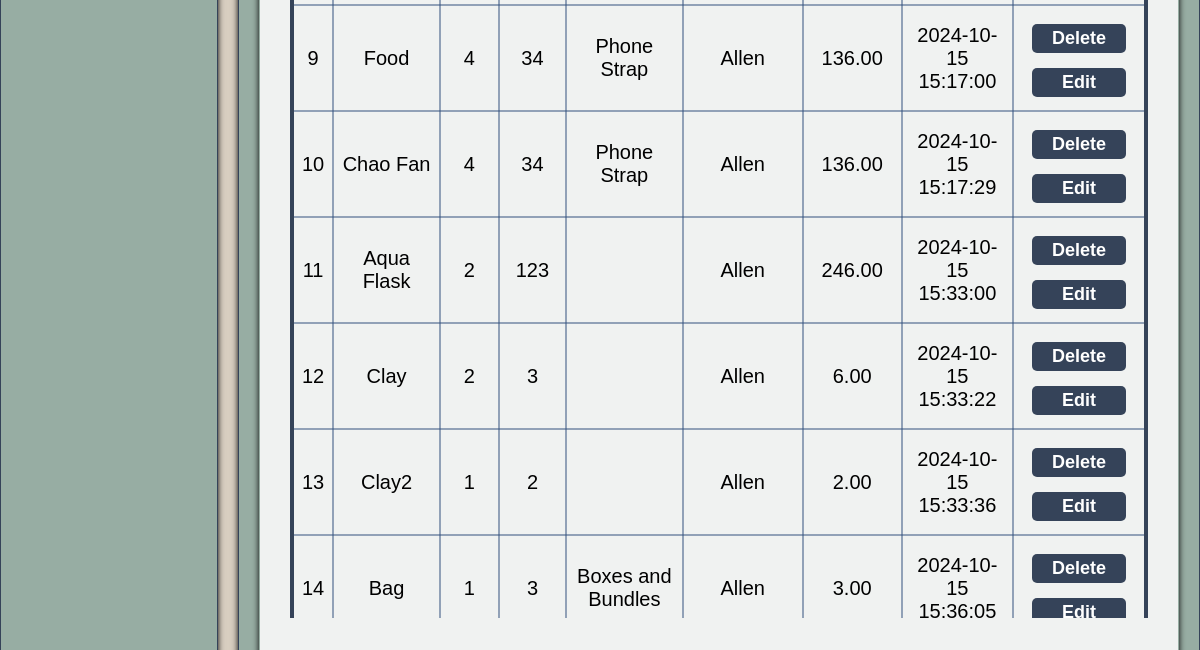
Before: /productorder.php (lower part) with the older database file.
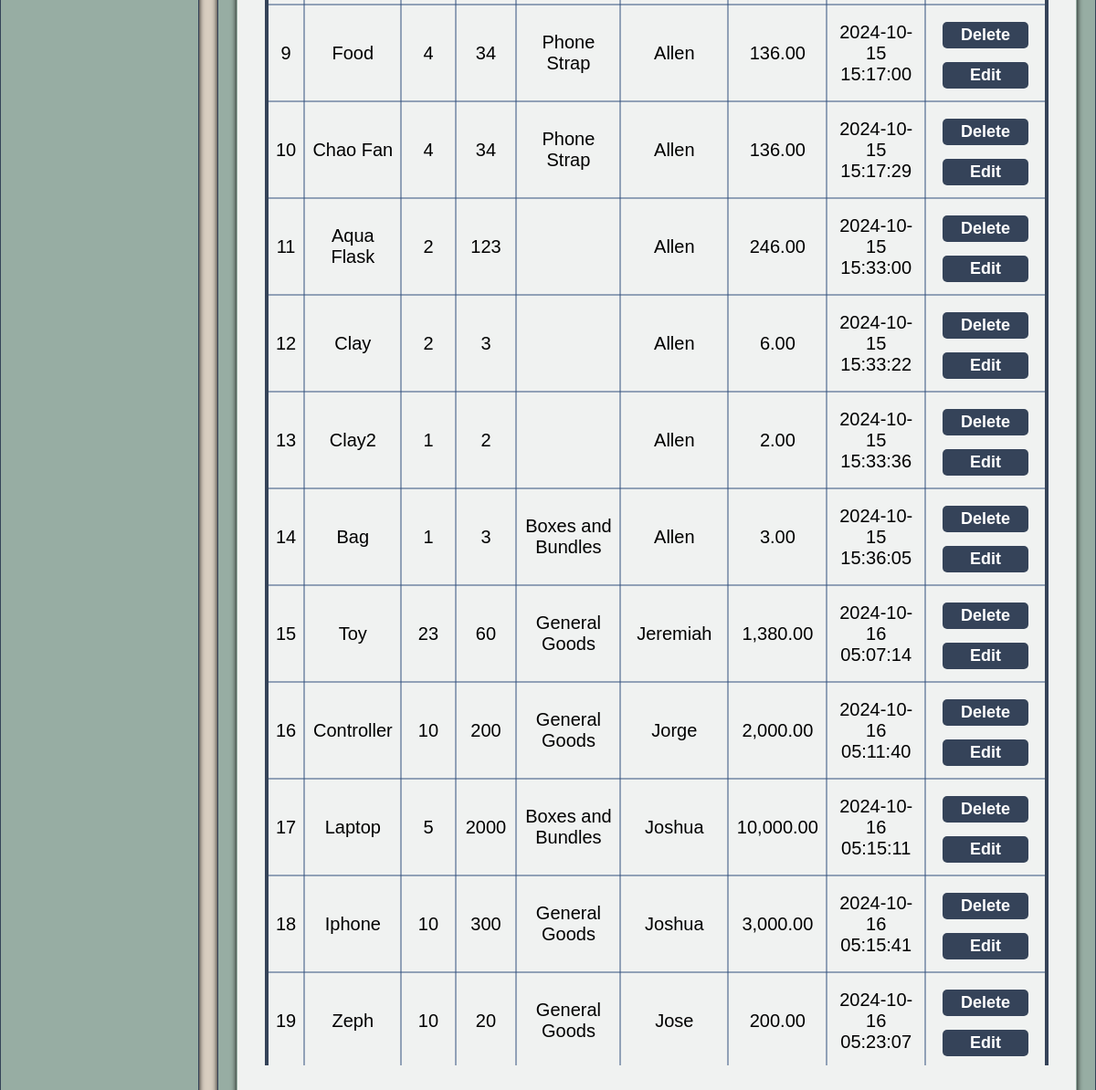
After: the same page with the newer database file.
### tables this page shows
CREATE TABLE `productorder` (
  `id` int(11) NOT NULL,
  `productname` varchar(50) NOT NULL,
  `qty` int(100) NOT NULL,
  `price` int(100) NOT NULL,
  `category` varchar(50) NOT NULL,
  `customername` varchar(100) NOT NULL,
  `dateadded` timestamp NOT NULL DEFAULT current_timestamp() ON UPDATE current_timestamp()
);

### productorder.php (the view, shortened to what this page needs)
<?php
$conn = new mysqli("localhost", "root", "", "logindb");
$searchQuery = "";
$sortQuery = "";
$sql = "SELECT id, productname, qty, price, category, customername, dateadded FROM productorder" . $searchQuery . $sortQuery;
$result = $conn->query($sql);
?>
<!DOCTYPE html>
<html lang="en">
<head>
    <link rel="stylesheet" href="stylingfile/maindisplay.css">
    <link rel="stylesheet" href="stylingfile/additem.css">
</head>
<body>
    <?php include 'sidebar.php'; ?>
    <div class="maindisplayDiv">
        <div class="insideDisplayDiv">
            <div class="tableContainer">
                <table border='1'>
                    <?php
                    if ($result->num_rows > 0) {
                        while ($row = $result->fetch_assoc()) {
                            $totalPrice = $row['qty'] * $row['price'];
                            echo "<tr>
                                <td>" . $row['id'] . "</td>
                                <td>" . $row['productname'] . "</td>
                                <td>" . $row['qty'] . "</td>
                                <td>" . $row['price'] . "</td>
                                <td>" . $row['category'] . "</td>
                                <td>" . $row['customername'] . "</td>
                                <td>" . number_format($totalPrice, 2) . "</td>
                                <td>" . $row['dateadded'] . "</td>
                                <td>
                                    <form method='POST' action='' onsubmit='return confirmDelete();'>
                                        <input type='hidden' name='delete_id' value='" . $row['id'] . "'>
                                        <button class='deletetableButton' type='submit' name='delete'>Delete</button>
                                    </form>
                                    <form method='GET' action='editorder.php'>
                                        <input type='hidden' name='edit_id' value='" . $row['id'] . "'>
                                        <button class='edittableButton' type='submit' name='edit'>Edit</button>
                                    </form>
                                </td>
                              </tr>";
                        }
                    } else {
                        echo "<tr><td colspan='9'>No orders found</td></tr>";
                    }
                    ?>
                </table>
            </div>
        </div>
    </div>
</body>
</html>

Changed rows visible on the page:
added productorder: id "15", productname "Toy", qty "23", price "60", category "General Goods", customername "Jeremiah", totalPrice "1,380.00", dateadded "2024-10-16 05:07:14"
added productorder: id "16", productname "Controller", qty "10", price "200", category "General Goods", customername "Jorge", totalPrice "2,000.00", dateadded "2024-10-16 05:11:40"
added productorder: id "17", productname "Laptop", qty "5", price "2000", category "Boxes and Bundles", customername "Joshua", totalPrice "10,000.00", dateadded "2024-10-16 05:15:11"
added productorder: id "18", productname "Iphone", qty "10", price "300", category "General Goods", customername "Joshua", totalPrice "3,000.00", dateadded "2024-10-16 05:15:41"
added productorder: id "19", productname "Zeph", qty "10", price "20", category "General Goods", customername "Jose", totalPrice "200.00", dateadded "2024-10-16 05:23:07"
